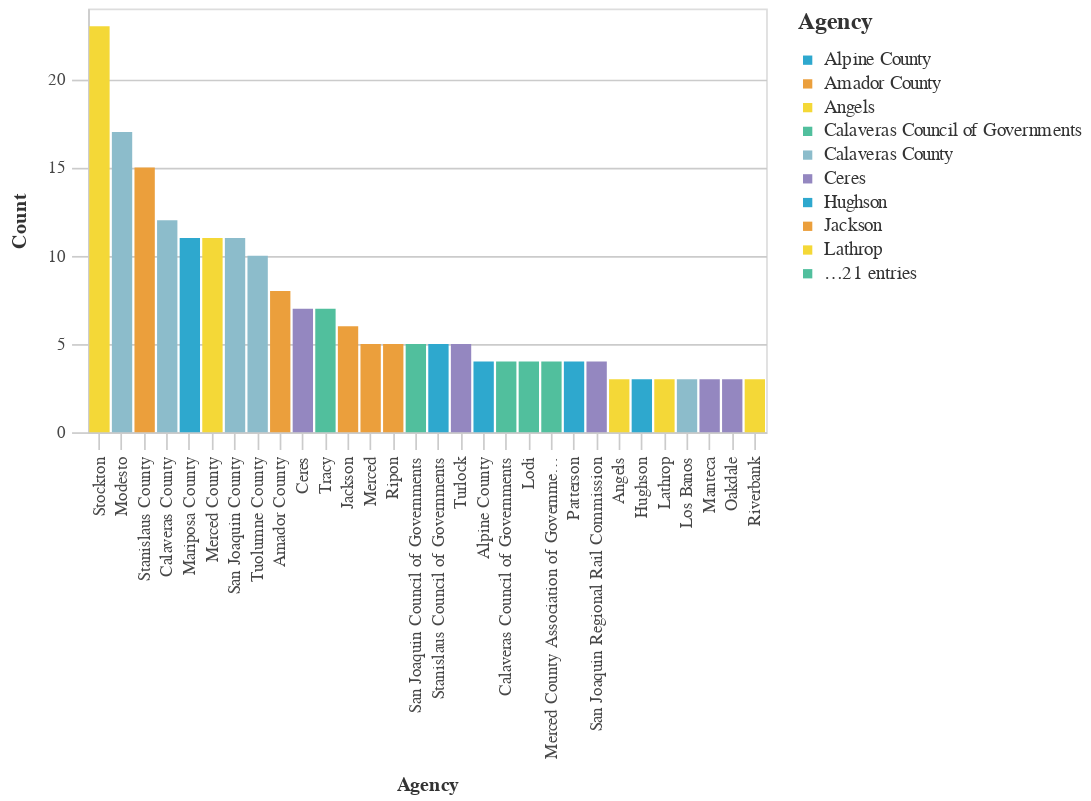

Write notebook code for a chart like this one.
### Code cell
#Bar chart Agencies With The Most Unique Prefix Codes
    
chart3 = (_dla_utils_reports.basic_bar_chart_no_save(((_dla_utils_reports.get_nunique(df, 'prefix', 'primary_agency_name')).head(30)),
                            'primary_agency_name', 'n', 'primary_agency_name', district))
    
display(HTML("<h4><strong>Agencies With The Most Unique Prefix Codes</strong></h4>"))
chart3

### Figure 1 — Vega-Lite specification as saved in the notebook (floating-point values rounded to 4 significant figures)
{"config": {"view": {"continuousWidth": 400, "continuousHeight": 300}, "axis": {"domainColor": "#cbcbcb", "grid": true, "gridColor": "#cbcbcb", "gridWidth": 1, "labelColor": "#474747", "labelFont": "Nunito Sans", "labelFontSize": 10, "labelPadding": 4, "tickColor": "#cbcbcb", "tickSize": 10, "titleColor": "#333", "titleFont": "Raleway", "titleFontSize": 12, "titlePadding": 10}, "axisBand": {"grid": false}, "background": "white", "font": "Raleway", "header": {"labelFont": "Nunito Sans", "titleFont": "Raleway"}, "legend": {"labelColor": "#333", "labelFont": "Nunito Sans", "labelFontSize": 11, "labelLimit": 0, "padding": 1, "symbolSize": 30, "symbolType": "square", "titleColor": "#333", "titleFont": "Raleway", "titleFontSize": 14, "titlePadding": 10}, "title": {"anchor": "middle", "font": "Raleway", "fontSize": 18, "fontWeight": 300, "offset": 20}}, "data": {"name": "data-8c30eff7f2a00014e565d4bb68c88ca9"}, "mark": "bar", "encoding": {"color": {"field": "primary_agency_name", "legend": {"symbolLimit": 10, "title": "Agency"}, "scale": {"range": ["#2EA8CE", "#EB9F3C", "#F4D837", "#51BF9D", "#8CBCCB", "#9487C0"]}, "type": "nominal"}, "tooltip": [{"field": "primary_agency_name", "type": "nominal"}, {"field": "n", "type": "quantitative"}], "x": {"field": "primary_agency_name", "sort": "-y", "title": "Agency", "type": "nominal"}, "y": {"field": "n", "title": "Count", "type": "quantitative"}}, "height": 250, "width": 400, "$schema": "https://vega.github.io/schema/vega-lite/v4.17.0.json", "datasets": {"data-8c30eff7f2a00014e565d4bb68c88ca9": [{"primary_agency_name": "Stockton", "n": 23}, {"primary_agency_name": "Modesto", "n": 17}, {"primary_agency_name": "Stanislaus County", "n": 15}, {"primary_agency_name": "Calaveras County", "n": 12}, {"primary_agency_name": "Mariposa County", "n": 11}, {"primary_agency_name": "Merced County", "n": 11}, {"primary_agency_name": "San Joaquin County", "n": 11}, {"primary_agency_name": "Tuolumne County", "n": 10}, {"primary_agency_name": "Amador County", "n": 8}, {"primary_agency_name": "Ceres", "n": 7}, {"primary_agency_name": "Tracy", "n": 7}, {"primary_agency_name": "Jackson", "n": 6}, {"primary_agency_name": "Merced", "n": 5}, {"primary_agency_name": "Ripon", "n": 5}, {"primary_agency_name": "San Joaquin Council of Governments", "n": 5}, {"primary_agency_name": "Stanislaus Council of Governments", "n": 5}, {"primary_agency_name": "Turlock", "n": 5}, {"primary_agency_name": "Alpine County", "n": 4}, {"primary_agency_name": "Calaveras Council of Governments", "n": 4}, {"primary_agency_name": "Lodi", "n": 4}, {"primary_agency_name": "Merced County Association of Governments", "n": 4}, {"primary_agency_name": "Patterson", "n": 4}, {"primary_agency_name": "San Joaquin Regional Rail Commission", "n": 4}, {"primary_agency_name": "Angels", "n": 3}, {"primary_agency_name": "Hughson", "n": 3}, {"primary_agency_name": "Lathrop", "n": 3}, {"primary_agency_name": "Los Banos", "n": 3}, {"primary_agency_name": "Manteca", "n": 3}, {"primary_agency_name": "Oakdale", "n": 3}, {"primary_agency_name": "Riverbank", "n": 3}]}}
